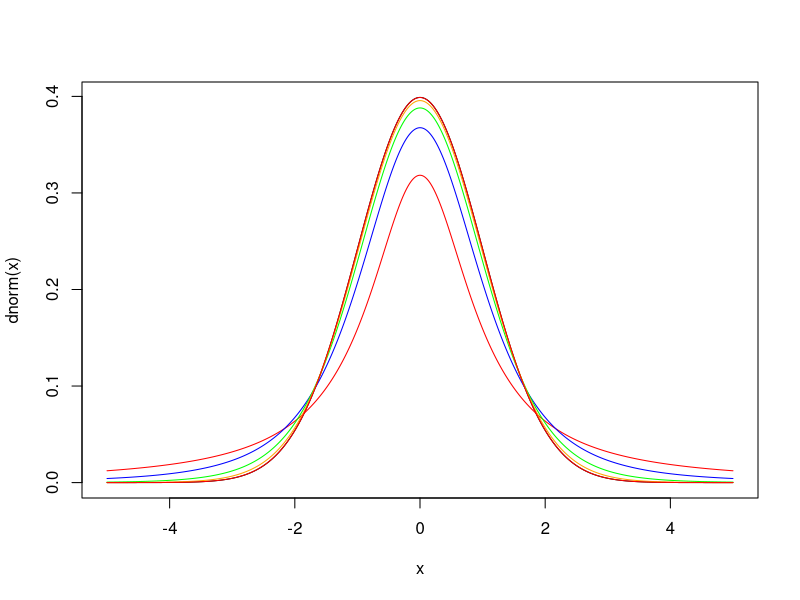

R code for this plot:
x = seq(-5,5,0.001)
plot(x,dnorm(x),type="s")
lines(x,dt(x,1),type="s",col="Red")
lines(x,dt(x,3),type="s",col="Blue")
lines(x,dt(x,9),type="s",col="Green")
lines(x,dt(x,30),type="s",col="Orange")
lines(x,dt(x,1000),type="s",col="Red")